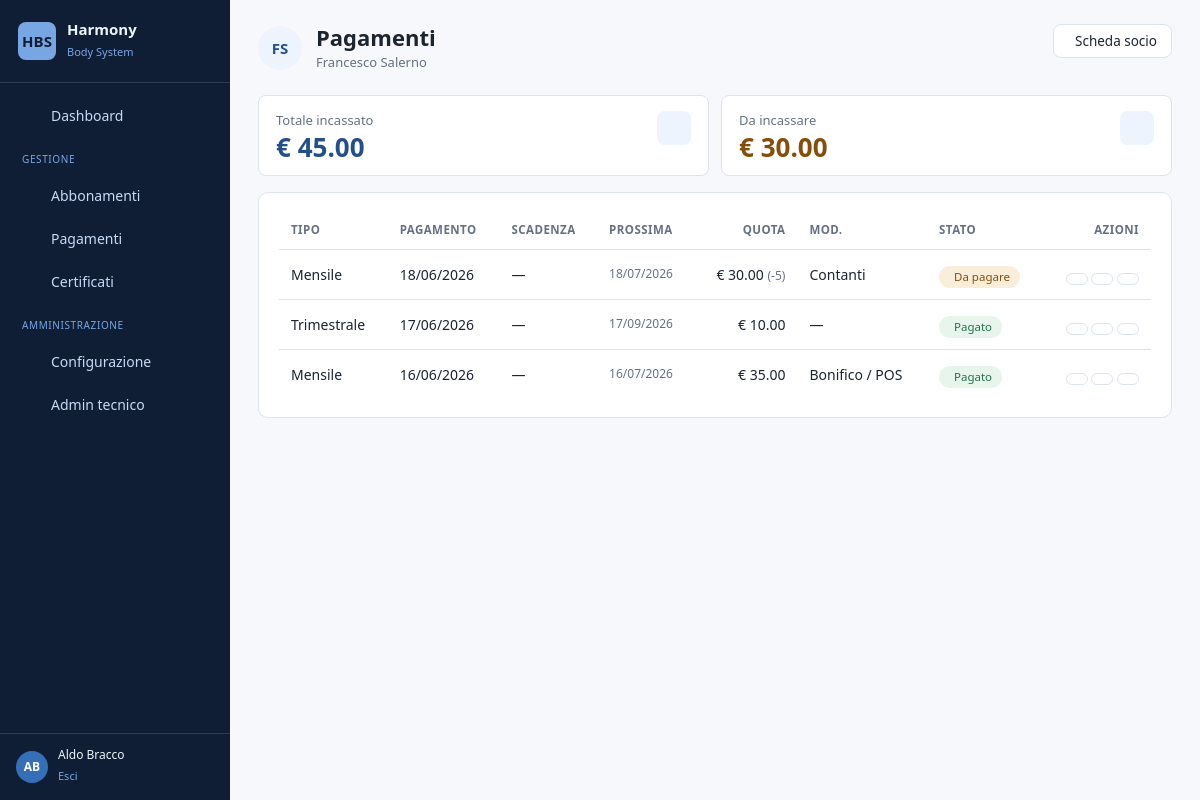
The app's page /members/payments/3/ (signed in) with its own data.
### members/models.py (models this page shows, shortened)
class Member(AbstractUser):
    class Role(models.TextChoices):
        ADMIN = "ADMIN", _("Amministratore")
        STAFF = "STAFF", _("Segreteria")
        INSTRUCTOR = "INSTRUCTOR", _("Istruttore")
        MEMBER = "MEMBER", _("Socio")
    class Sex(models.TextChoices):
        MALE = "M", _("Maschio")
        FEMALE = "F", _("Femmina")
    role = models.CharField(
        _("Ruolo"), max_length=20, choices=Role.choices, default=Role.MEMBER
    )
    first_name = models.CharField(_("Nome"), max_length=150, blank=False)
    last_name = models.CharField(_("Cognome"), max_length=150, blank=False)
    email = models.EmailField(_("Email"), blank=True)
    card_number = models.CharField(
        _("Numero tessera"), max_length=30, unique=True, null=True, blank=True,
        help_text=_("Formato es. BS/23/00202"),
    )
    fiscal_code = models.CharField(_("Codice fiscale"), max_length=16, blank=True)
    sex = models.CharField(_("Sesso"), max_length=1, choices=Sex.choices, blank=True)
    date_of_birth = models.DateField(_("Data di nascita"), null=True, blank=True)
    birth_place = models.CharField(_("Luogo di nascita"), max_length=120, blank=True)
    phone_number = models.CharField(_("Cellulare"), max_length=20, blank=True)
    phone_home = models.CharField(_("Telefono casa"), max_length=20, blank=True)
    address = models.CharField(_("Indirizzo"), max_length=255, blank=True)
    residence_city = models.CharField(_("Comune di residenza"), max_length=120, blank=True)
    province = models.CharField(_("Provincia"), max_length=2, blank=True)
    postal_code = models.CharField(_("CAP"), max_length=5, blank=True)
    photo = models.ImageField(_("Foto"), upload_to="member_photos/", null=True, blank=True)
    notes = models.TextField(_("Note"), blank=True)
    registration_date = models.DateField(_("Data registrazione"), null=True, blank=True)
    is_dismissed = models.BooleanField(_("Dimesso / Cessato"), default=False)
    sector = models.ForeignKey(
        Sector, on_delete=models.SET_NULL, null=True, blank=True,
        related_name="members", verbose_name=_("Settore"),
    )
    instructor = models.ForeignKey(
        Instructor, on_delete=models.SET_NULL, null=True, blank=True,
        related_name="members", verbose_name=_("Insegnante tecnico"),
    )
    guardian = models.ForeignKey(
        "self", on_delete=models.SET_NULL, null=True, blank=True,
        related_name="dependents", verbose_name=_("Genitore / tutore"),
    )
    class Meta:
        verbose_name = _("Socio")
        verbose_name_plural = _("Soci")
        ordering = ["last_name", "first_name"]

class Payment(models.Model):
    class PaymentType(models.TextChoices):
        ENROLLMENT = 'ENROLLMENT', _('Iscrizione')
        MONTHLY = 'MONTHLY', _('Mensile')
        QUARTERLY = 'QUARTERLY', _('Trimestrale')
        FOURMONTH = 'FOURMONTH', _('Quadrimestrale')
    class PaymentMode(models.TextChoices):
        CASH = 'C', _('Contanti')
        BANK = 'B', _('Bonifico / POS')
    member = models.ForeignKey(
        Member, on_delete=models.CASCADE,
        related_name="payments", verbose_name=_("Socio"),
    )
    subscription = models.OneToOneField(
        Subscription, on_delete=models.CASCADE,
        null=True, blank=True,
        related_name="payments",   # manteniamo il nome 'payments'
        verbose_name=_("Abbonamento"),
    )
    payment_type = models.CharField(
        _("Tipo"), max_length=20, choices=PaymentType.choices,
    )
    payment_date = models.DateField(_("Data pagamento"), null=True, blank=True)
    due_date = models.DateField(_("Scadenza"), null=True, blank=True)
    next_due_date = models.DateField(_("Prossima scadenza"), null=True, blank=True)
    amount = models.DecimalField(_("Quota €"), max_digits=8, decimal_places=2, default=0)
    enrollment_amount = models.DecimalField(
        _("Iscrizione €"), max_digits=8, decimal_places=2, null=True, blank=True,
    )
    discount = models.DecimalField(_("Sconto €"), max_digits=8, decimal_places=2, default=0)
    payment_mode = models.CharField(
        _("Modalità"), max_length=2, choices=PaymentMode.choices, blank=True,
    )
    fee_code = models.CharField(_("Tariffa"), max_length=5, blank=True)  # A / B / C ...
    is_paid = models.BooleanField(_("Pagato"), default=True)
    class Meta:
        verbose_name = _("Pagamento")
        verbose_name_plural = _("Pagamenti")
        ordering = ["-due_date", "-payment_date"]
    @property
    def net_amount(self):
        return (self.amount or 0) - (self.discount or 0)
    @property
    def is_overdue(self):
        if self.is_paid:
            return False
        return bool(self.due_date and self.due_date < timezone.now().date())

### members/views_payments.py (the view)
# urls.py: path('payments/<int:member_id>/', views_payments.payment_list, name='payment_list'),
@office_required
def payment_list(request, member_id):
    member = get_object_or_404(Member, id=member_id)
    payments = member.payments.all().order_by('-due_date', '-payment_date')
    total_paid = sum((p.net_amount for p in payments if p.is_paid), 0)
    total_due = sum((p.net_amount for p in payments if not p.is_paid), 0)
    return render(request, 'payments/payment_list.html', {
        'member': member,
        'payments': payments,
        'total_paid': total_paid,
        'total_due': total_due,
    })

### members/views_payments.py (called while the page is built)
def office_required(view_func):
    @wraps(view_func)
    @login_required
    def _wrapped(request, *args, **kwargs):
        u = request.user
        if u.is_staff or u.is_superuser or getattr(u, "is_office", False):
            return view_func(request, *args, **kwargs)
        raise PermissionDenied
    return _wrapped

### templates/payments/payment_list.html (shortened to what this page needs)
{% extends "base.html" %}
{% block content %}
<div class="hbs-pagehead">
    <div class="d-flex align-items-center" style="gap:14px;">
        <span class="hbs-avatar" style="width:44px; height:44px; font-size:15px;">{{ member.first_name|first|upper }}{{ member.last_name|first|upper }}</span>
        <div>
            <h1>Pagamenti</h1>
            <p class="hbs-pagehead__sub">{{ member.get_full_name|default:member.username }}{% if member.card_number %} · {{ member.card_number }}{% endif %}</p>
        </div>
    </div>
    <div class="hbs-pagehead__actions">
        <a href="{% url 'members:edit_member' member.id %}" class="hbs-btn hbs-btn--ghost"> Scheda socio</a>
    </div>
</div>
<div class="hbs-metrics" style="grid-template-columns:repeat(auto-fit,minmax(180px,1fr));">
    <div class="hbs-metric">
        <div class="hbs-metric__icon"></div>
        <div class="hbs-metric__label">Totale incassato</div>
        <div class="hbs-metric__value hbs-metric__value--ok">€ {{ total_paid|floatformat:2 }}</div>
    </div>
    <div class="hbs-metric">
        <div class="hbs-metric__icon"></div>
        <div class="hbs-metric__label">Da incassare</div>
        <div class="hbs-metric__value hbs-metric__value--warn">€ {{ total_due|floatformat:2 }}</div>
    </div>
</div>
<div class="hbs-card">
    {% if payments %}
    <div style="overflow-x:auto;">
        <table class="hbs-table">
            <thead>
                <tr>
                    <th>Tipo</th><th>Pagamento</th><th>Scadenza</th><th>Prossima</th>
                    <th style="text-align:right;">Quota</th><th>Mod.</th><th>Stato</th><th style="text-align:right;">Azioni</th>
                </tr>
            </thead>
            <tbody>
                {% for p in payments %}
                <tr>
                    <td class="hbs-table__name">{{ p.get_payment_type_display }}</td>
                    <td>{{ p.payment_date|date:"d/m/Y"|default:"—" }}</td>
                    <td {% if p.is_overdue %}style="color:var(--hbs-danger-fg); font-weight:500;"{% endif %}>{{ p.due_date|date:"d/m/Y"|default:"—" }}</td>
                    <td class="hbs-table__sub">{{ p.next_due_date|date:"d/m/Y"|default:"—" }}</td>
                    <td style="text-align:right;">€ {{ p.net_amount|floatformat:2 }}{% if p.discount %} <span class="hbs-table__sub">(-{{ p.discount|floatformat:0 }})</span>{% endif %}</td>
                    <td>{{ p.get_payment_mode_display|default:"—" }}</td>
                    <td>
                        {% if p.is_paid %}<span class="hbs-badge hbs-badge--ok"> Pagato</span>
                        {% elif p.is_overdue %}<span class="hbs-badge hbs-badge--danger"><i class="ti ti-alert-circle"></i> Insoluto</span>
                        {% else %}<span class="hbs-badge hbs-badge--warn"> Da pagare</span>{% endif %}
                    </td>
                    <td style="text-align:right; white-space:nowrap;">
                        <form method="post" action="{% url 'members:payment_toggle_paid' p.pk %}" style="display:inline; margin:0;">
                            <button type="submit" class="hbs-btn hbs-btn--ghost hbs-btn--sm" title="Cambia stato">
                            </button>
                        </form>
                        <a href="{% url 'members:payment_edit' p.pk %}" class="hbs-btn hbs-btn--ghost hbs-btn--sm"></a>
                        <a href="{% url 'members:payment_delete' p.pk %}" class="hbs-btn hbs-btn--danger hbs-btn--sm"></a>
                    </td>
                </tr>
                {% endfor %}
            </tbody>
        </table>
    </div>
    {% else %}
    <div class="hbs-empty">
        <i class="ti ti-receipt-off"></i>
        <p>Nessun pagamento registrato per questo socio.</p>
        <a href="{% url 'members:payment_add' member.id %}" class="hbs-btn hbs-btn--primary"><i class="ti ti-plus"></i> Registra il primo pagamento</a>
    </div>
    {% endif %}
</div>
{% endblock %}

### templates/base.html (shortened to what this page needs)
{% load static %}
<!DOCTYPE html>
<html lang="it">
<head>
    <link href="https://cdn.jsdelivr.net/npm/bootstrap@5.3.3/dist/css/bootstrap.min.css" rel="stylesheet">
    <link rel="stylesheet" href="https://cdn.jsdelivr.net/npm/@tabler/icons-webfont@3.7.0/dist/tabler-icons.min.css">
    <link href="{% static 'css/theme.css' %}" rel="stylesheet">
</head>
<body>
{% if user.is_authenticated %}
<div class="hbs-shell">
    <aside class="hbs-sidebar" id="hbsSidebar">
        <a href="{% url 'dashboard' %}" class="hbs-brand">
            <span class="hbs-brand__logo">HBS</span>
            <span>
                <span class="hbs-brand__name d-block">Harmony</span>
                <span class="hbs-brand__sub">Body System</span>
            </span>
        </a>
        <nav class="hbs-nav">
            <a href="{% url 'dashboard' %}"
               class="hbs-nav__link {% if active_nav == 'dashboard' %}is-active{% endif %}">
                 Dashboard
            </a>
            {% if user.is_staff or user.is_superuser %}
                <div class="hbs-nav__section">Gestione</div>
                <a href="{% url 'members:subscription_status' %}"
                   class="hbs-nav__link {% if active_nav == 'subscriptions' %}is-active{% endif %}">
                     Abbonamenti
                </a>
                    <a href="{% url 'members:payment_all' %}"
                        class="hbs-nav__link {% if active_nav == 'payments' %}is-active{% endif %}">
                         Pagamenti
                </a>
                <a href="{% url 'members:medical_certificate_status' %}"
                   class="hbs-nav__link {% if active_nav == 'certificates' %}is-active{% endif %}">
                     Certificati
                </a>
                <div class="hbs-nav__section">Amministrazione</div>
                <a href="{% url 'members:config_home' %}"
                   class="hbs-nav__link {% if active_nav == 'config' %}is-active{% endif %}">
                     Configurazione
                </a>
                <a href="{% url 'admin:index' %}" class="hbs-nav__link">
                     Admin tecnico
                </a>
            {% endif %}
        </nav>
        <div class="hbs-userbox">
            <span class="hbs-userbox__avatar">{{ user.first_name|first|upper }}{{ user.last_name|first|upper }}</span>
            <span>
                <span class="hbs-userbox__name d-block">{{ user.get_full_name|default:user.username }}</span>
                <form method="post" action="{% url 'logout' %}" style="margin:0;">
                    <button type="submit" class="hbs-userbox__link" style="background:none; border:none; padding:0; cursor:pointer;">
                         Esci
                    </button>
                </form>
            </span>
        </div>
    </aside>
    <div class="hbs-main">
        {% block content %}{% endblock %}
    </div>
</div>
{% else %}
    {% block fullscreen %}{% endblock %}
{% endif %}
</body>
</html>

### records on screen
Member: first_name|first "A", last_name|first "B", get_full_name "Aldo Bracco"
Member: first_name|first "F", last_name|first "S", get_full_name "Francesco Salerno"
Payment: payment_type "Mensile", payment_date "18/06/2026", due_date "—", next_due_date "18/07/2026", net_amount "30.00", discount "5", payment_mode "Contanti", is_paid "Da pagare"
Payment: payment_type "Trimestrale", payment_date "17/06/2026", due_date "—", next_due_date "17/09/2026", net_amount "10.00", payment_mode "—", is_paid "Pagato"
Payment: payment_type "Mensile", payment_date "16/06/2026", due_date "—", next_due_date "16/07/2026", net_amount "35.00", payment_mode "Bonifico / POS", is_paid "Pagato"

### other values on screen
{{ total_paid|floatformat:2 }} "45.00"
{{ total_due|floatformat:2 }} "30.00"
